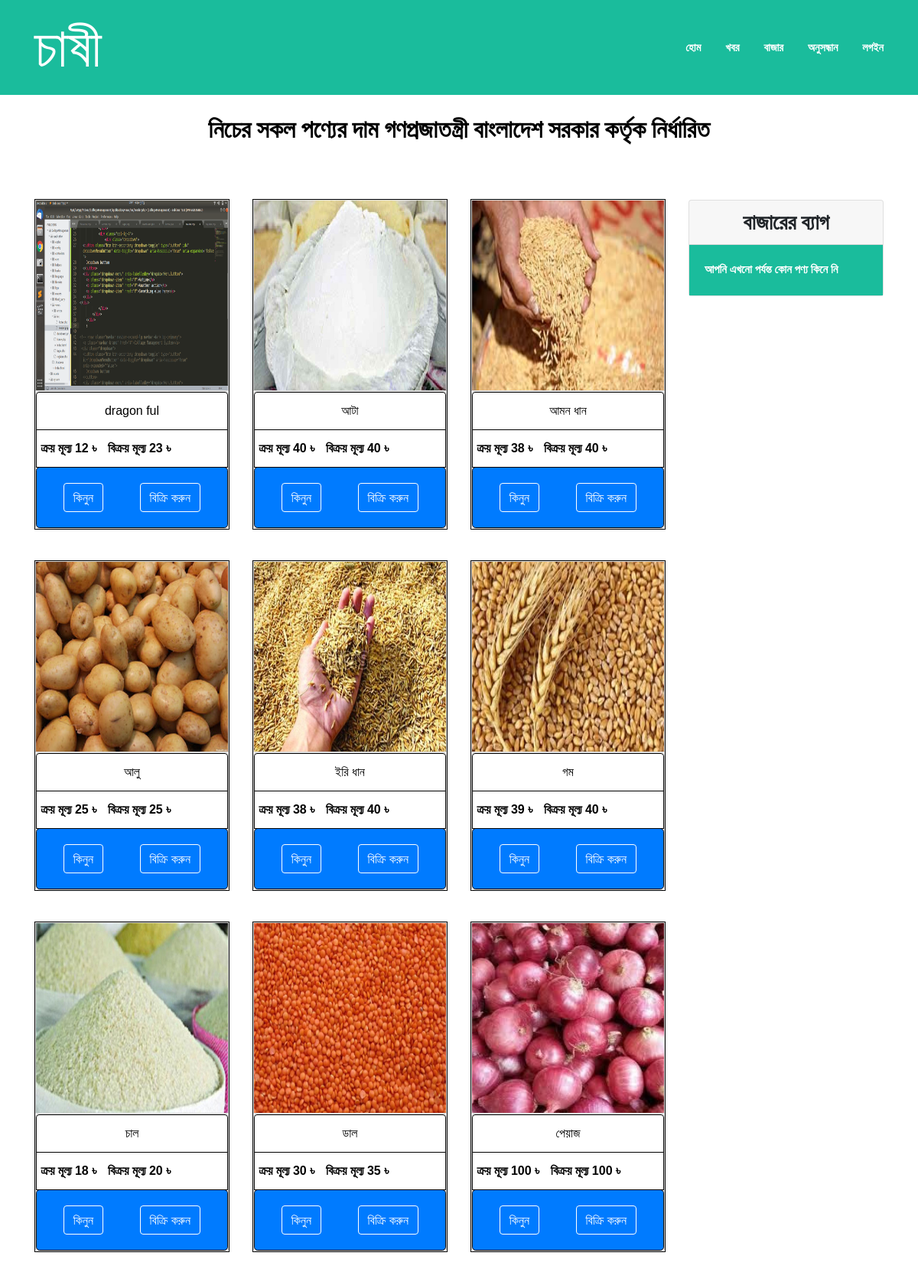
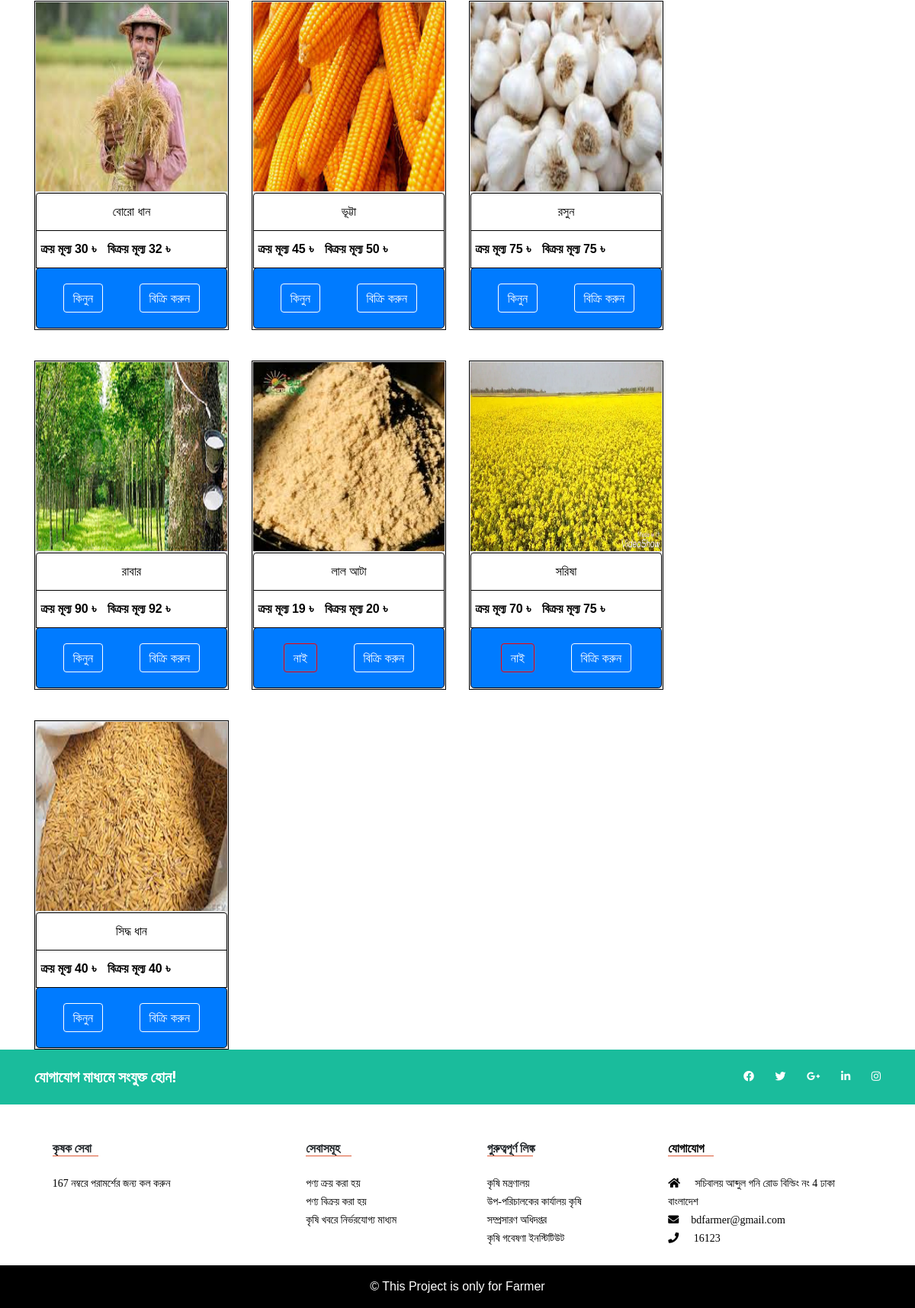
/Home/bajer, run on the app's committed database (2 pictures, top to bottom).
### tables this page shows
CREATE TABLE `tbl_product` (
  `id` int(11) NOT NULL,
  `product_name` varchar(255) NOT NULL,
  `buy_price` varchar(255) NOT NULL,
  `sell_price` int(255) NOT NULL,
  `sell_amount` int(11) NOT NULL,
  `description` varchar(255) NOT NULL,
  `img` varchar(255) NOT NULL,
  `img1` varchar(255) NOT NULL,
  `img2` varchar(255) NOT NULL,
  `img3` varchar(255) NOT NULL,
  `img4` varchar(255) NOT NULL,
  `addedBy` varchar(255) NOT NULL,
  `post_time` timestamp NOT NULL DEFAULT current_timestamp() ON UPDATE current_timestamp()
);

### application/controllers/Home.php (called while the page is built, shortened)
<?php
class Home extends CI_Controller {
  public function bajer(){
        $data['product'] = $this->modUser->fetch_product();
        $this->load->view('frontEnd/header');
        $this->load->view('frontEnd/navbar');
        $this->load->view('frontEnd/bajer',$data);
        $this->load->view('frontEnd/footer');
  }
}

### index.php (called while the page is built, shortened)
<?php
require_once BASEPATH.'core/CodeIgniter.php';

### application/models/ModUser.php (called while the page is built, shortened)
<?php
    class ModUser extends CI_Model{
      public function fetch_product(){
      $this->db->order_by("product_name", "ASC");
      $query = $this->db->get("tbl_product");
      return $query->result();
    }
    public function insertOrderCount($id){
      $this->db->where('user_id',$id);
      $this->db->from('tbl_order');
      $query = $this->db->get();
      return $num = $query->num_rows();
    }
    public function checkStockForBajer($id){
      $array=array(
           'id'=>$id
        );
            $result = $this->db->get_where('tbl_product',$array);
            return $result->row();
    }
     }
 ?>

### application/views/frontEnd/bajer.php (the view, shortened to what this page needs)
</nav>
<br>
<br>
<br>
<br>
<br>
<div class="col-lg-12" style="background-color: #fff;height: 100px">
  <center>
     <?php if ($this->session->flashdata('class')){ ?>
        <div class="alert <?php echo $this->session->flashdata('class') ?> alert-dismissible" role="alert">
  <button type="button" class="close" data-dismiss="alert" aria-label="Close">
    <span aria-hidden="true">&times;</span>
  </button>
  <p style="font-weight: bold;color: black">
     <?php echo $this->session->flashdata('message');  ?>দয়া করে আগামী <span style="color:red;font-weight: bold">72</span> ঘন্টার ভিতরে <span style="color: red;font-weight: bold"><?php echo $this->session->flashdata('un');  ?></span> ইউনিয়ন কৃষি অফিসে যোগাযোগ <span style="color: red;font-weight: bold"><?php echo $this->session->flashdata('taka');  ?></span> নিয়ে যোগাযোগ করুন
  </p>
</div>
            <?php } else{ ?>
  <h2 style="padding-top: 30px;color: black">নিচের সকল পণ্যের দাম গণপ্রজাতন্ত্রী বাংলাদেশ সরকার কর্তৃক নির্ধারিত</h2>
<?php } ?>
  </center>
</div>
<div class="container">
	<div class="row">
                        <?php
                        if(isset($product)){
                        	$count=0;
                          $flash_count=0;
                        	$beg=0;
                            foreach ($product as $row){
                            	$count++;
                                ?>
                                <div class="col-lg-3">
							<div class="product-carousel">
                                <div class="single-product" style="border: 1px solid black">
                                    <div class="product-f-image">
                <img style='height:250px; width:300px' src="<?php echo base_url()?>assets/img/<?php echo $row->img ?>" alt="">
                                        <div class="product-hover">
                                        </div>
                                    </div>
                                    <div class="card" style="">
  <ul class="list-group list-group-flush">
  <li class="list-group-item" style="border: 1px solid black;color:black;cursor: pointer;"><center><?php echo $row->product_name ?></center></li>
  <li class="list-group-item" style="border: 1px solid black;color:black"><span style="font-weight: bold;margin-left: -7%">ক্রয় মূল্য <?php echo $row->buy_price ?> ৳</span><span style="margin-left:7%;font-weight: bold;color:black">বিক্রয় মূল্য <?php echo $row->sell_price ?> ৳</span>
                                    	</li>
  <?php
  $d=$this->modUser->checkStockForBajer($row->id);
  if ($d->sell_amount>0) {
   ?>
   <li class="card-body btn btn-primary btn-lg btn-block" style="border: 1px solid black">
    <a class="btn" style="color:white;border: 1px solid white;" href="<?php
     if($this->session->userdata('id')){
        echo site_url('home/CartById/'.$row->id);
     } else{
      echo site_url('Home/login');
     }
      ?>" class="card-link btn">কিনুন</a>
    <a class="btn" style="color:white;border: 1px solid white;margin-left: 20%" href="<?php
     if($this->session->userdata('id')){
        echo site_url('home/farmerSellCart/'.$row->id);
     } else{
      echo site_url('Home/login');
     }
      ?>" class="card-link">বিক্রি করুন</a>
    </li>
 <?php }else{ ?>
  <li class="card-body btn btn-primary btn-lg btn-block" style="border: 1px solid black">
    <a class="btn" style="color:white;border: 1px solid red;" href="" class="card-link btn">নাই</a>
    <a class="btn" style="color:white;border: 1px solid white;margin-left: 20%" href="<?php
     if($this->session->userdata('id')){
        echo site_url('home/farmerSellCart/'.$row->id);
     } else{
      echo site_url('Home/login');
     }
      ?>" class="card-link">বিক্রি করুন</a>
    </li>
 <?php } ?>
  </ul>
</div>
                                </div>
                                </div>
			</div>
			<?php
			if ($count%3==0) {
			 ?>
			 <div class="col-lg-3">
			 	<?php
  $coun=$this->modUser->insertOrderCount($this->session->userdata('id'));
        if ($flash_count==0 && $coun>0) {
        if ($this->session->userdata('id')) {
			 		 ?>
			 		 <div class="card" style="margin-top: 16%">
  <div class="card-header">
   <center><h3>বাজারের ব্যাগ</h3></center>
  </div>
  <div class="card-body" style="background-color: white">
    <p class="card-text" style="color:black">আপনি <span style="color:black;font-size: 25px;font-weight: bold;">
      <?php $flash_count++;
      $beg++;
      echo $coun; ?>
    </span> টি পণ্য পছন্দ করেছেন
    <br>
    <center>
  <a style="margin-top: 8px" href="<?php echo site_url('home/cart') ?>" class="card-link btn btn-primary">দেখুন</a>
  </center>
  </div>
</div>
			 <?php
			}
      } else if($beg==0){
       ?>
       <div class="card" style="margin-top: 16%">
  <div class="card-header">
   <center><h3>বাজারের ব্যাগ</h3></center>
  </div>
  <div class="card-body" style="background-color:#1abc9c">
    <p class="card-text" style="color:white;font-weight: bold;font-size: 15px">আপনি এখনো পর্যন্ত কোন পণ্য কিনে নি</p>
  </div>
</div>
     <?php $beg++;
   } ?>
			 </div>
			<?php } ?>
                                <?php
                            }
                        }
                        ?>
</div>
</div>

### rassets/style.css (style rules this page uses)
img { max-width: 100%; height: auto; }
h1, h2, h3, h4, h5, h6 { font-weight: 700; margin: 0 0 15px; }
body { font-family: 'Titillium Web', sans-serif; }
.product-f-image { position: relative; }
.product-hover { height: 100%; left: 0; position: absolute; top: 0; width: 100%;overflow: hidden;border: 1px solid #ddd; }
.product-hover:after { background: none repeat scroll 0 0 #000; content: ""; height: 100%; left: -100%; opacity: 0.6; position: absolute; top: 0; width: 100%;transition: .4s; }
.single-product { overflow: hidden; }
.product-carousel { padding-top: 40px; }
a { color: #1abc9c }

### assets/css/main.css (style rules this page uses)
* { margin: 0px; padding: 0px; box-sizing: border-box; }
body, html { height: 100%; font-family: Oswald-Regular, sans-serif; }
a { font-family: Oswald-Regular; font-size: 14px; line-height: 1.7; color: #666666; margin: 0px; transition: all 0.4s; -webkit-transition: all 0.4s; -o-transition: all 0.4s; -moz-transition: all 0.4s; }
h1,h2,h3,h4,h5,h6 { margin: 0px; }
p { font-family: Oswald-Regular; font-size: 14px; line-height: 1.7; color: #666666; margin: 0px; }
ul, li { margin: 0px; list-style-type: none; }

### data on the page
tbl_product: img (picture), product_name "dragon ful", buy_price "12", sell_price "23"
tbl_product: img (picture), product_name "আটা", buy_price "40", sell_price "40"
tbl_product: img (picture), product_name "আমন ধান", buy_price "38", sell_price "40", shows "বাজারের ব্যাগ"
tbl_product: img (picture), product_name "আলু", buy_price "25", sell_price "25"
tbl_product: img (picture), product_name "ইরি ধান", buy_price "38", sell_price "40"
tbl_product: img (picture), product_name "গম", buy_price "39", sell_price "40"
tbl_product: img (picture), product_name "চাল", buy_price "18", sell_price "20"
tbl_product: img (picture), product_name "ডাল", buy_price "30", sell_price "35"
tbl_product: img (picture), product_name "পেয়াজ", buy_price "100", sell_price "100"
tbl_product: img (picture), product_name "বোরো ধান", buy_price "30", sell_price "32"
tbl_product: img (picture), product_name "ভূট্টা", buy_price "45", sell_price "50"
tbl_product: img (picture), product_name "রসুন", buy_price "75", sell_price "75"
tbl_product: img (picture), product_name "রাবার", buy_price "90", sell_price "92"
tbl_product: img (picture), product_name "লাল আটা", buy_price "19", sell_price "20"
tbl_product: img (picture), product_name "সরিষা", buy_price "70", sell_price "75"
tbl_product: img (picture), product_name "সিদ্ধ ধান", buy_price "40", sell_price "40"
